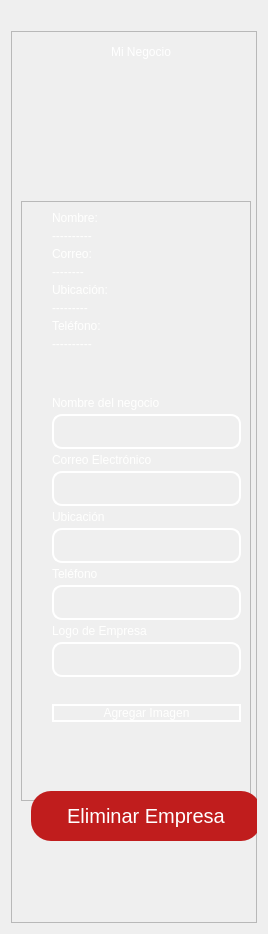
            <widget class="QWidget" name="scrollAreaWidgetContents_5">
             <property name="geometry">
              <rect>
               <x>0</x>
               <y>0</y>
               <width>268</width>
               <height>934</height>
              </rect>
             </property>
             <layout class="QVBoxLayout" name="verticalLayout_16">
              <item>
               <widget class="QPushButton" name="pushButton_2">
                <property name="styleSheet">
                 <string notr="true">border-radius:50px;</string>
                </property>
                <property name="text">
                 <string/>
                </property>
                <property name="icon">
                 <iconset>
                  <normalon>../image/my-business.png</normalon>
                 </iconset>
                </property>
                <property name="iconSize">
                 <size>
                  <width>40</width>
                  <height>40</height>
                 </size>
                </property>
               </widget>
              </item>
              <item>
               <widget class="QFrame" name="frame_3">
                <property name="minimumSize">
                 <size>
                  <width>0</width>
                  <height>870</height>
                 </size>
                </property>
                <property name="maximumSize">
                 <size>
                  <width>16777214</width>
                  <height>1000</height>
                 </size>
                </property>
                <property name="styleSheet">
                 <string notr="true"/>
                </property>
                <property name="frameShape">
                 <enum>QFrame::StyledPanel</enum>
                </property>
                <property name="frameShadow">
                 <enum>QFrame::Raised</enum>
                </property>
                <widget class="QLabel" name="label_8">
                 <property name="geometry">
                  <rect>
                   <x>-10</x>
                   <y>-1</y>
                   <width>280</width>
                   <height>43</height>
                  </rect>
                 </property>
                 <property name="styleSheet">
                  <string notr="true">color: rgb(255, 255, 255);
font: 26pt &quot;MS Shell Dlg 2&quot;;
</string>
                 </property>
                 <property name="text">
                  <string>Mi Negocio</string>
                 </property>
                 <property name="alignment">
                  <set>Qt::AlignCenter</set>
                 </property>
                </widget>
                <widget class="QFrame" name="frame_4">
                 <property name="geometry">
                  <rect>
                   <x>10</x>
                   <y>170</y>
                   <width>230</width>
                   <height>600</height>
                  </rect>
                 </property>
                 <property name="maximumSize">
                  <size>
                   <width>400</width>
                   <height>600</height>
                  </size>
                 </property>
                 <property name="styleSheet">
                  <string notr="true">QLabel {
	color: rgb(255, 255, 254);
	font: 12pt &quot;Arial&quot;;
	background-color: rgba(0, 0, 0,0);
}


QLineEdit{
background-color: rgba(0, 0, 0,0);
border-radius:10px; 
font: 12pt &quot;Arial&quot;;
color: rgb(255, 255, 254);
border: 2px solid  rgb(255, 255, 255);

}

QLineEdit:hover{
background-color: rgba(0, 0, 0,0);
border-radius:10px; 
font: 12pt &quot;Arial&quot;;
border: 2px solid  rgb(120, 0, 171);
}

QLineEdit:focus{
background-color: rgb(0, 0, 0);
border-radius:10px; 
font: 12pt &quot;Arial&quot;;
border: 2px solid rgb(120, 0, 171);
}

QCheckBox{
	font: 12pt &quot;Arial&quot;;
	color: rgb(255, 255, 255);
}

QCheckBox::indicator {
    width: 18px;
    height:18px;
}

QCheckBox::indicator:unchecked {
   background-image: url(image/square.svg);
}

QCheckBox::indicator:checked {
   background-image: url(image/check-square.svg);
}

QPushButton{
border-radius:10px; 
font: 12pt &quot;Arial&quot;;
color: rgb(255, 255, 254);
border: 2px solid #ffffff;
}

QPushButton:hover{
border-radius:10px; 
font: 12pt &quot;Arial&quot;;
color: rgb(255, 255, 255);
border: 2px solid rgb(120, 0, 171);
	background-color: rgb(120, 0, 171);
}
</string>
                 </property>
                 <property name="frameShape">
                  <enum>QFrame::StyledPanel</enum>
                 </property>
                 <property name="frameShadow">
                  <enum>QFrame::Raised</enum>
                 </property>
                 <layout class="QVBoxLayout" name="verticalLayout_17">
                  <property name="spacing">
                   <number>4</number>
                  </property>
                  <property name="leftMargin">
                   <number>30</number>
                  </property>
                  <property name="topMargin">
                   <number>9</number>
                  </property>
                  <property name="rightMargin">
                   <number>9</number>
                  </property>
                  <property name="bottomMargin">
                   <number>9</number>
                  </property>
                  <item>
                   <widget class="QLabel" name="label_17">
                    <property name="text">
                     <string>Nombre:</string>
                    </property>
                   </widget>
                  </item>
                  <item>
                   <widget class="QLabel" name="labelnameenterpise">
                    <property name="text">
                     <string>----------</string>
                    </property>
                   </widget>
                  </item>
                  <item>
                   <widget class="QLabel" name="label_12">
                    <property name="text">
                     <string>Correo:</string>
                    </property>
                   </widget>
                  </item>
                  <item>
                   <widget class="QLabel" name="labelemailenterprise">
                    <property name="text">
                     <string>--------</string>
                    </property>
                   </widget>
                  </item>
                  <item>
                   <widget class="QLabel" name="label_16">
                    <property name="text">
                     <string>Ubicación:</string>
                    </property>
                   </widget>
                  </item>
                  <item>
                   <widget class="QLabel" name="labeladdressenterprise">
                    <property name="text">
                     <string>---------</string>
                    </property>
                   </widget>
                  </item>
                  <item>
                   <widget class="QLabel" name="label_18">
                    <property name="text">
                     <string>Teléfono:</string>
                    </property>
                   </widget>
                  </item>
                  <item>
                   <widget class="QLabel" name="labelphoneenterprise">
                    <property name="text">
                     <string>----------</string>
                    </property>
                   </widget>
                  </item>
                  <item>
                   <widget class="QLabel" name="imagelabel">
                    <property name="text">
                     <string/>
                    </property>
                   </widget>
                  </item>
                  <item>
                   <spacer name="verticalSpacer_3">
                    <property name="orientation">
                     <enum>Qt::Vertical</enum>
                    </property>
                    <property name="sizeHint" stdset="0">
                     <size>
                      <width>20</width>
                      <height>40</height>
                     </size>
                    </property>
                   </spacer>
                  </item>
                  <item>
                   <widget class="QLabel" name="label_11">
                    <property name="text">
                     <string>Nombre del negocio</string>
                    </property>
                   </widget>
                  </item>
                  <item>
                   <widget class="QLineEdit" name="nametxt">
                    <property name="minimumSize">
                     <size>
                      <width>0</width>
                      <height>35</height>
                     </size>
                    </property>
                    <property name="cursor">
                     <cursorShape>IBeamCursor</cursorShape>
                    </property>
                   </widget>
                  </item>
                  <item>
                   <widget class="QLabel" name="label_13">
                    <property name="text">
                     <string>Correo Electrónico</string>
                    </property>
                   </widget>
                  </item>
                  <item>
                   <widget class="QLineEdit" name="emailtxt">
                    <property name="minimumSize">
                     <size>
                      <width>0</width>
                      <height>35</height>
                     </size>
                    </property>
                    <property name="inputMethodHints">
                     <set>Qt::ImhEmailCharactersOnly</set>
                    </property>
                    <property name="cursorMoveStyle">
                     <enum>Qt::LogicalMoveStyle</enum>
                    </property>
                   </widget>
                  </item>
                  <item>
                   <widget class="QLabel" name="label_14">
                    <property name="text">
                     <string>Ubicación</string>
                    </property>
                   </widget>
                  </item>
                  <item>
                   <widget class="QLineEdit" name="addresstxt">
                    <property name="minimumSize">
                     <size>
                      <width>0</width>
                      <height>35</height>
                     </size>
                    </property>
                    <property name="sizeIncrement">
                     <size>
                      <width>0</width>
                      <height>35</height>
                     </size>
                    </property>
                    <property name="baseSize">
                     <size>
                      <width>0</width>
                      <height>35</height>
                     </size>
                    </property>
                   </widget>
                  </item>
                  <item>
                   <widget class="QLabel" name="label_15">
                    <property name="text">
                     <string>Teléfono</string>
                    </property>
                   </widget>
                  </item>
                  <item>
                   <widget class="QLineEdit" name="phonetxt">
                    <property name="minimumSize">
                     <size>
                      <width>0</width>
                      <height>35</height>
                     </size>
                    </property>
                    <property name="maximumSize">
                     <size>
                      <width>16777215</width>
                      <height>16777215</height>
                     </size>
                    </property>
                    <property name="echoMode">
                     <enum>QLineEdit::Normal</enum>
                    </property>
                   </widget>
                  </item>
                  <item>
                   <widget class="QLabel" name="label_10">
                    <property name="text">
                     <string>Logo de Empresa</string>
                    </property>
                   </widget>
                  </item>
                  <item>
                   <widget class="QLineEdit" name="imagetxt">
                    <property name="enabled">
                     <bool>false</bool>
                    </property>
                    <property name="minimumSize">
                     <size>
                      <width>0</width>
                      <height>35</height>
                     </size>
                    </property>
                   </widget>
                  </item>
                  <item>
                   <spacer name="verticalSpacer_5">
                    <property name="orientation">
                     <enum>Qt::Vertical</enum>
                    </property>
                    <property name="sizeHint" stdset="0">
                     <size>
                      <width>20</width>
                      <height>40</height>
                     </size>
                    </property>
                   </spacer>
                  </item>
                  <item>
                   <widget class="QPushButton" name="btn_add_image">
                    <property name="cursor">
                     <cursorShape>PointingHandCursor</cursorShape>
                    </property>
                    <property name="text">
                     <string>Agregar Imagen</string>
                    </property>
                   </widget>
                  </item>
                  <item>
                   <spacer name="verticalSpacer_6">
                    <property name="orientation">
                     <enum>Qt::Vertical</enum>
                    </property>
                    <property name="sizeHint" stdset="0">
                     <size>
                      <width>20</width>
                      <height>40</height>
                     </size>
                    </property>
                   </spacer>
                  </item>
                  <item>
                   <spacer name="verticalSpacer_7">
                    <property name="orientation">
                     <enum>Qt::Vertical</enum>
                    </property>
                    <property name="sizeHint" stdset="0">
                     <size>
                      <width>20</width>
                      <height>40</height>
                     </size>
                    </property>
                   </spacer>
                  </item>
                  <item>
                   <spacer name="verticalSpacer_8">
                    <property name="orientation">
                     <enum>Qt::Vertical</enum>
                    </property>
                    <property name="sizeHint" stdset="0">
                     <size>
                      <width>20</width>
                      <height>40</height>
                     </size>
                    </property>
                   </spacer>
                  </item>
                 </layout>
                </widget>
                <widget class="QLabel" name="labelimageenterprise">
                 <property name="geometry">
                  <rect>
                   <x>80</x>
                   <y>70</y>
                   <width>91</width>
                   <height>71</height>
                  </rect>
                 </property>
                 <property name="text">
                  <string/>
                 </property>
                 <property name="alignment">
                  <set>Qt::AlignCenter</set>
                 </property>
                </widget>
                <widget class="QPushButton" name="btn_delete_enterprise">
                 <property name="geometry">
                  <rect>
                   <x>20</x>
                   <y>760</y>
                   <width>230</width>
                   <height>50</height>
                  </rect>
                 </property>
                 <property name="minimumSize">
                  <size>
                   <width>100</width>
                   <height>50</height>
                  </size>
                 </property>
                 <property name="maximumSize">
                  <size>
                   <width>300</width>
                   <height>50</height>
                  </size>
                 </property>
                 <property name="cursor">
                  <cursorShape>PointingHandCursor</cursorShape>
                 </property>
                 <property name="styleSheet">
                  <string notr="true">QPushButton {
                background-color: #C01D1D; /* Rojo */

                border: none;
                color: white;

                text-align: center;
                text-decoration: none;
                font-size: 20px;
 
                border-radius: 20px;
            }
            QPushButton:hover {
                background-color: #2D005F;
            }
            QPushButton:pressed {
                background-color: #2e7031;
            }</string>
                 </property>
                 <property name="text">
                  <string>Eliminar Empresa</string>
                 </property>
                </widget>
               </widget>
              </item>
             </layout>
            </widget>
